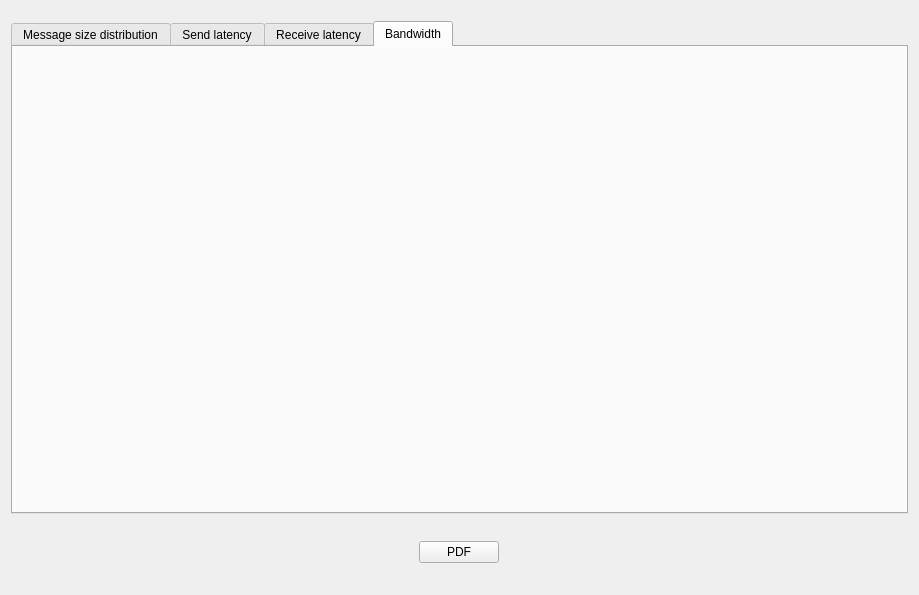
<?xml version="1.0" encoding="UTF-8"?>
<ui version="4.0">
 <class>mpistatClass</class>
 <widget class="QMainWindow" name="mpistatClass">
  <property name="geometry">
   <rect>
    <x>0</x>
    <y>0</y>
    <width>919</width>
    <height>595</height>
   </rect>
  </property>
  <property name="minimumSize">
   <size>
    <width>100</width>
    <height>160</height>
   </size>
  </property>
  <property name="windowTitle">
   <string>mpistat</string>
  </property>
  <widget class="QWidget" name="centralWidget">
   <layout class="QVBoxLayout" name="verticalLayout_2">
    <item>
     <layout class="QVBoxLayout" name="verticalLayout">
      <item>
       <spacer name="verticalSpacer_2">
        <property name="orientation">
         <enum>Qt::Vertical</enum>
        </property>
        <property name="sizeType">
         <enum>QSizePolicy::Fixed</enum>
        </property>
        <property name="sizeHint" stdset="0">
         <size>
          <width>20</width>
          <height>10</height>
         </size>
        </property>
       </spacer>
      </item>
      <item>
       <widget class="QTabWidget" name="tabWidget">
        <property name="currentIndex">
         <number>3</number>
        </property>
        <property name="movable">
         <bool>true</bool>
        </property>
        <widget class="QWidget" name="tab1">
         <attribute name="title">
          <string>Message size distribution</string>
         </attribute>
         <layout class="QVBoxLayout" name="verticalLayout_4">
          <item>
           <layout class="QVBoxLayout" name="tab1layout"/>
          </item>
         </layout>
        </widget>
        <widget class="QWidget" name="tab2">
         <attribute name="title">
          <string>Send latency</string>
         </attribute>
         <layout class="QVBoxLayout" name="verticalLayout_6">
          <item>
           <layout class="QVBoxLayout" name="tab2layout"/>
          </item>
         </layout>
        </widget>
        <widget class="QWidget" name="tab3">
         <attribute name="title">
          <string>Receive latency</string>
         </attribute>
         <layout class="QVBoxLayout" name="verticalLayout_5">
          <item>
           <layout class="QVBoxLayout" name="tab3layout"/>
          </item>
         </layout>
        </widget>
        <widget class="QWidget" name="tab4">
         <attribute name="title">
          <string>Bandwidth</string>
         </attribute>
         <layout class="QVBoxLayout" name="verticalLayout_8">
          <item>
           <layout class="QVBoxLayout" name="tab4layout"/>
          </item>
         </layout>
        </widget>
       </widget>
      </item>
      <item>
       <spacer name="verticalSpacer_3">
        <property name="orientation">
         <enum>Qt::Vertical</enum>
        </property>
        <property name="sizeType">
         <enum>QSizePolicy::Fixed</enum>
        </property>
        <property name="sizeHint" stdset="0">
         <size>
          <width>20</width>
          <height>10</height>
         </size>
        </property>
       </spacer>
      </item>
      <item>
       <widget class="QWidget" name="widget" native="true">
        <property name="minimumSize">
         <size>
          <width>0</width>
          <height>0</height>
         </size>
        </property>
        <layout class="QHBoxLayout" name="horizontalLayout_2">
         <item>
          <layout class="QHBoxLayout" name="horizontalLayout">
           <item>
            <widget class="QPushButton" name="pushButton">
             <property name="maximumSize">
              <size>
               <width>80</width>
               <height>16777215</height>
              </size>
             </property>
             <property name="text">
              <string>PDF</string>
             </property>
            </widget>
           </item>
          </layout>
         </item>
        </layout>
       </widget>
      </item>
      <item>
       <spacer name="verticalSpacer">
        <property name="orientation">
         <enum>Qt::Vertical</enum>
        </property>
        <property name="sizeType">
         <enum>QSizePolicy::Fixed</enum>
        </property>
        <property name="sizeHint" stdset="0">
         <size>
          <width>20</width>
          <height>10</height>
         </size>
        </property>
       </spacer>
      </item>
     </layout>
    </item>
   </layout>
  </widget>
 </widget>
 <layoutdefault spacing="6" margin="11"/>
 <resources>
  <include location="mpistat.qrc"/>
 </resources>
 <connections/>
</ui>
